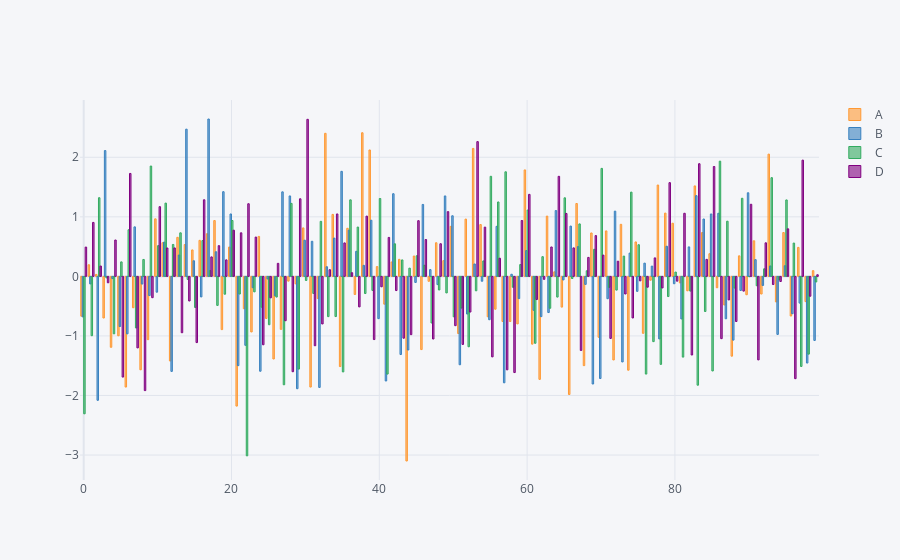

Here is the notebook cell this chart was saved with:
### Code cell
df.iplot(kind='bar')
#bunch of bar for every plot
